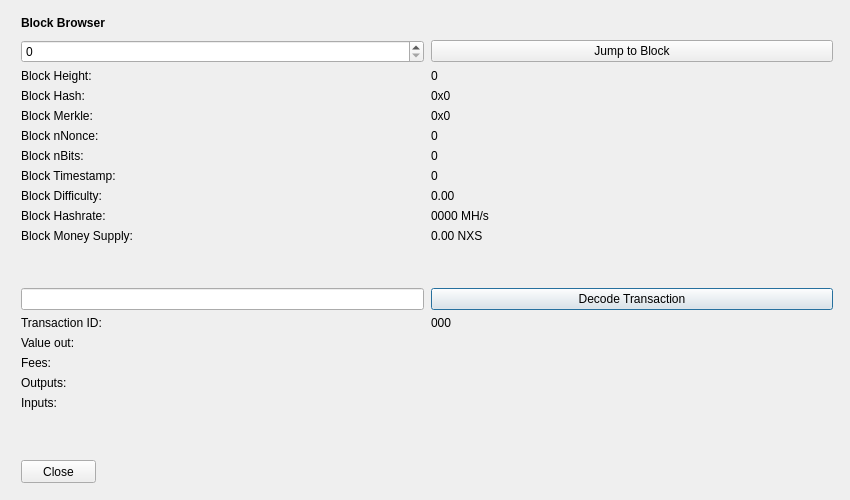
<?xml version="1.0" encoding="UTF-8"?>
<ui version="4.0">
 <class>BlockBrowser</class>
 <widget class="QDialog" name="BlockBrowser">
  <property name="windowModality">
   <enum>Qt::NonModal</enum>
  </property>
  <property name="enabled">
   <bool>true</bool>
  </property>
  <property name="geometry">
   <rect>
    <x>0</x>
    <y>0</y>
    <width>850</width>
    <height>500</height>
   </rect>
  </property>
  <property name="sizePolicy">
   <sizepolicy hsizetype="Preferred" vsizetype="Preferred">
    <horstretch>0</horstretch>
    <verstretch>0</verstretch>
   </sizepolicy>
  </property>
  <property name="minimumSize">
   <size>
    <width>0</width>
    <height>0</height>
   </size>
  </property>
  <property name="acceptDrops">
   <bool>false</bool>
  </property>
  <property name="windowTitle">
   <string>Block Browser</string>
  </property>
  <layout class="QGridLayout">
   <property name="sizeConstraint">
    <enum>QLayout::SetMaximumSize</enum>
   </property>
   <property name="leftMargin">
    <number>21</number>
   </property>
   <property name="topMargin">
    <number>10</number>
   </property>
   <property name="rightMargin">
    <number>10</number>
   </property>
   <item row="1" column="0">
    <widget class="QWidget" name="widget" native="true">
     <widget class="QWidget" name="layoutWidgetBE1">
      <property name="geometry">
       <rect>
        <x>0</x>
        <y>0</y>
        <width>822</width>
        <height>27</height>
       </rect>
      </property>
      <layout class="QHBoxLayout" name="horizontalLayoutBE">
       <property name="spacing">
        <number>7</number>
       </property>
       <item>
        <widget class="QLabel" name="labelBlockExplorer">
         <property name="sizePolicy">
          <sizepolicy hsizetype="Preferred" vsizetype="Maximum">
           <horstretch>0</horstretch>
           <verstretch>0</verstretch>
          </sizepolicy>
         </property>
         <property name="font">
          <font>
           <weight>75</weight>
           <bold>true</bold>
          </font>
         </property>
         <property name="styleSheet">
          <string notr="true">font-weight:bold;</string>
         </property>
         <property name="text">
          <string>Block Browser</string>
         </property>
        </widget>
       </item>
       <item>
        <spacer name="horizontalSpacerBE">
         <property name="orientation">
          <enum>Qt::Horizontal</enum>
         </property>
         <property name="sizeHint" stdset="0">
          <size>
           <width>40</width>
           <height>20</height>
          </size>
         </property>
        </spacer>
       </item>
      </layout>
     </widget>
     <widget class="QWidget" name="layoutWidgetBE2">
      <property name="geometry">
       <rect>
        <x>0</x>
        <y>30</y>
        <width>812</width>
        <height>410</height>
       </rect>
      </property>
      <layout class="QGridLayout" name="gridLayoutBE" rowstretch="0,0,0,0,0,0,0,0,0,0,0,0,0,0,0,0,0,0,0,0" columnstretch="0,0">
       <property name="sizeConstraint">
        <enum>QLayout::SetDefaultConstraint</enum>
       </property>
       <property name="horizontalSpacing">
        <number>7</number>
       </property>
       <item row="8" column="0">
        <widget class="QLabel" name="timeLabel">
         <property name="text">
          <string>Block Timestamp:</string>
         </property>
        </widget>
       </item>
       <item row="6" column="1">
        <widget class="QLabel" name="nonceBox">
         <property name="text">
          <string>0</string>
         </property>
         <property name="textInteractionFlags">
          <set>Qt::LinksAccessibleByMouse|Qt::TextSelectableByMouse</set>
         </property>
        </widget>
       </item>
       <item row="4" column="1">
        <widget class="QLabel" name="hashBox">
         <property name="enabled">
          <bool>true</bool>
         </property>
         <property name="sizePolicy">
          <sizepolicy hsizetype="Preferred" vsizetype="Preferred">
           <horstretch>0</horstretch>
           <verstretch>0</verstretch>
          </sizepolicy>
         </property>
         <property name="minimumSize">
          <size>
           <width>0</width>
           <height>0</height>
          </size>
         </property>
         <property name="text">
          <string>0x0</string>
         </property>
         <property name="textInteractionFlags">
          <set>Qt::LinksAccessibleByMouse|Qt::TextSelectableByMouse</set>
         </property>
        </widget>
       </item>
       <item row="6" column="0">
        <widget class="QLabel" name="nonceLabel">
         <property name="text">
          <string>Block nNonce:</string>
         </property>
        </widget>
       </item>
       <item row="13" column="0">
        <widget class="QLineEdit" name="txBox">
         <property name="sizePolicy">
          <sizepolicy hsizetype="Preferred" vsizetype="Fixed">
           <horstretch>0</horstretch>
           <verstretch>0</verstretch>
          </sizepolicy>
         </property>
         <property name="inputMask">
          <string comment="Transaction id" extracomment="Transaction id"/>
         </property>
        </widget>
       </item>
       <item row="12" column="0">
        <spacer name="verticalSpacer_2">
         <property name="orientation">
          <enum>Qt::Vertical</enum>
         </property>
         <property name="sizeHint" stdset="0">
          <size>
           <width>20</width>
           <height>20</height>
          </size>
         </property>
        </spacer>
       </item>
       <item row="13" column="1">
        <widget class="QPushButton" name="txButton">
         <property name="text">
          <string>Decode Transaction</string>
         </property>
        </widget>
       </item>
       <item row="15" column="0">
        <widget class="QLabel" name="valueLabel">
         <property name="text">
          <string>Value out:</string>
         </property>
        </widget>
       </item>
       <item row="19" column="0">
        <spacer name="verticalSpacer">
         <property name="orientation">
          <enum>Qt::Vertical</enum>
         </property>
         <property name="sizeHint" stdset="0">
          <size>
           <width>20</width>
           <height>40</height>
          </size>
         </property>
        </spacer>
       </item>
       <item row="10" column="1">
        <widget class="QLabel" name="hashRateBox">
         <property name="text">
          <string>0000 MH/s</string>
         </property>
         <property name="textInteractionFlags">
          <set>Qt::LinksAccessibleByMouse|Qt::TextSelectableByMouse</set>
         </property>
        </widget>
       </item>
       <item row="14" column="0">
        <widget class="QLabel" name="txLabel">
         <property name="text">
          <string>Transaction ID:</string>
         </property>
        </widget>
       </item>
       <item row="18" column="0">
        <widget class="QLabel" name="inputLabel">
         <property name="text">
          <string>Inputs:</string>
         </property>
         <property name="alignment">
          <set>Qt::AlignLeading|Qt::AlignLeft|Qt::AlignTop</set>
         </property>
        </widget>
       </item>
       <item row="7" column="1">
        <widget class="QLabel" name="bitsBox">
         <property name="text">
          <string>0</string>
         </property>
         <property name="textInteractionFlags">
          <set>Qt::LinksAccessibleByMouse|Qt::TextSelectableByMouse</set>
         </property>
        </widget>
       </item>
       <item row="16" column="1">
        <widget class="QLabel" name="feesBox">
         <property name="text">
          <string/>
         </property>
         <property name="textInteractionFlags">
          <set>Qt::LinksAccessibleByMouse|Qt::TextSelectableByMouse</set>
         </property>
        </widget>
       </item>
       <item row="5" column="1">
        <widget class="QLabel" name="merkleBox">
         <property name="minimumSize">
          <size>
           <width>187</width>
           <height>0</height>
          </size>
         </property>
         <property name="text">
          <string>0x0</string>
         </property>
         <property name="textInteractionFlags">
          <set>Qt::LinksAccessibleByMouse|Qt::TextSelectableByMouse</set>
         </property>
        </widget>
       </item>
       <item row="4" column="0">
        <widget class="QLabel" name="hashLabel">
         <property name="text">
          <string>Block Hash:</string>
         </property>
        </widget>
       </item>
       <item row="8" column="1">
        <widget class="QLabel" name="timeBox">
         <property name="text">
          <string>0</string>
         </property>
         <property name="textInteractionFlags">
          <set>Qt::LinksAccessibleByMouse|Qt::TextSelectableByMouse</set>
         </property>
        </widget>
       </item>
       <item row="18" column="1">
        <widget class="QLabel" name="inputBox">
         <property name="text">
          <string/>
         </property>
         <property name="alignment">
          <set>Qt::AlignLeading|Qt::AlignLeft|Qt::AlignTop</set>
         </property>
         <property name="textInteractionFlags">
          <set>Qt::LinksAccessibleByMouse|Qt::TextSelectableByMouse</set>
         </property>
        </widget>
       </item>
       <item row="3" column="1">
        <widget class="QLabel" name="heightLabelBE1">
         <property name="text">
          <string>0</string>
         </property>
         <property name="textInteractionFlags">
          <set>Qt::LinksAccessibleByMouse|Qt::TextSelectableByMouse</set>
         </property>
        </widget>
       </item>
       <item row="9" column="0">
        <widget class="QLabel" name="diffLabel">
         <property name="text">
          <string>Block Difficulty:</string>
         </property>
        </widget>
       </item>
       <item row="1" column="0">
        <widget class="QSpinBox" name="heightBox">
         <property name="sizePolicy">
          <sizepolicy hsizetype="Preferred" vsizetype="Fixed">
           <horstretch>0</horstretch>
           <verstretch>0</verstretch>
          </sizepolicy>
         </property>
         <property name="maximum">
          <number>99999999</number>
         </property>
        </widget>
       </item>
       <item row="17" column="0">
        <widget class="QLabel" name="outputLabel">
         <property name="text">
          <string>Outputs:</string>
         </property>
         <property name="alignment">
          <set>Qt::AlignLeading|Qt::AlignLeft|Qt::AlignTop</set>
         </property>
        </widget>
       </item>
       <item row="17" column="1">
        <widget class="QLabel" name="outputBox">
         <property name="text">
          <string/>
         </property>
         <property name="alignment">
          <set>Qt::AlignLeading|Qt::AlignLeft|Qt::AlignTop</set>
         </property>
         <property name="textInteractionFlags">
          <set>Qt::LinksAccessibleByMouse|Qt::TextSelectableByMouse</set>
         </property>
        </widget>
       </item>
       <item row="16" column="0">
        <widget class="QLabel" name="feesLabel">
         <property name="text">
          <string>Fees:</string>
         </property>
        </widget>
       </item>
       <item row="15" column="1">
        <widget class="QLabel" name="valueBox">
         <property name="text">
          <string/>
         </property>
         <property name="textInteractionFlags">
          <set>Qt::LinksAccessibleByMouse|Qt::TextSelectableByMouse</set>
         </property>
        </widget>
       </item>
       <item row="1" column="1">
        <widget class="QPushButton" name="blockButton">
         <property name="text">
          <string>Jump to Block</string>
         </property>
        </widget>
       </item>
       <item row="3" column="0">
        <widget class="QLabel" name="heightLabelBE2">
         <property name="text">
          <string>Block Height:</string>
         </property>
        </widget>
       </item>
       <item row="9" column="1">
        <widget class="QLabel" name="diffBox">
         <property name="text">
          <string>0.00</string>
         </property>
         <property name="textInteractionFlags">
          <set>Qt::LinksAccessibleByMouse|Qt::TextSelectableByMouse</set>
         </property>
        </widget>
       </item>
       <item row="7" column="0">
        <widget class="QLabel" name="bitsLabel">
         <property name="text">
          <string>Block nBits:</string>
         </property>
        </widget>
       </item>
       <item row="5" column="0">
        <widget class="QLabel" name="merkleLabel">
         <property name="text">
          <string>Block Merkle:</string>
         </property>
        </widget>
       </item>
       <item row="14" column="1">
        <widget class="QLabel" name="txID">
         <property name="text">
          <string>000</string>
         </property>
         <property name="textInteractionFlags">
          <set>Qt::LinksAccessibleByMouse|Qt::TextSelectableByMouse</set>
         </property>
        </widget>
       </item>
       <item row="10" column="0">
        <widget class="QLabel" name="hashRateLabel">
         <property name="text">
          <string>Block Hashrate:</string>
         </property>
        </widget>
       </item>
       <item row="11" column="0">
        <widget class="QLabel" name="moneySupplyLabel">
         <property name="text">
          <string>Block Money Supply:</string>
         </property>
        </widget>
       </item>
       <item row="11" column="1">
        <widget class="QLabel" name="moneySupplyBox">
         <property name="text">
          <string>0.00 NXS</string>
         </property>
         <property name="textInteractionFlags">
          <set>Qt::LinksAccessibleByMouse|Qt::TextSelectableByMouse</set>
         </property>
        </widget>
       </item>
      </layout>
     </widget>
     <widget class="QPushButton" name="closeButton">
      <property name="geometry">
       <rect>
        <x>0</x>
        <y>450</y>
        <width>75</width>
        <height>23</height>
       </rect>
      </property>
      <property name="text">
       <string>Close</string>
      </property>
     </widget>
    </widget>
   </item>
  </layout>
 </widget>
 <resources/>
 <connections/>
</ui>
